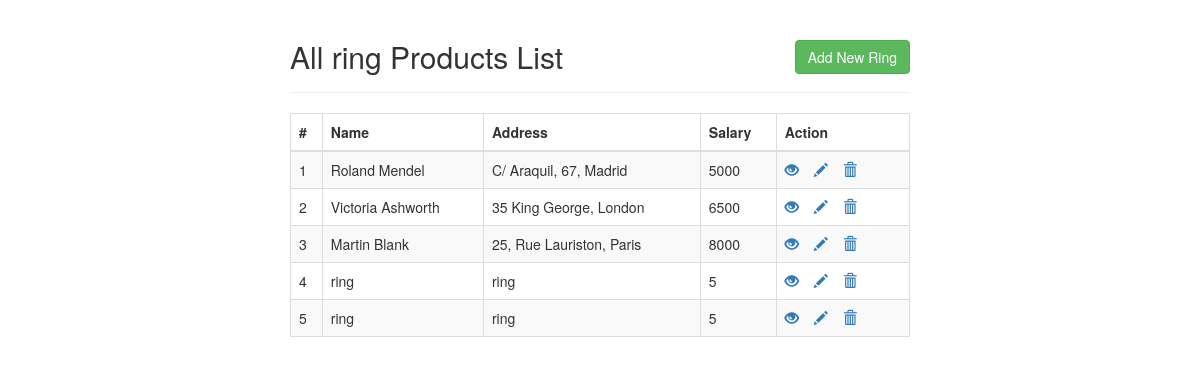
Screenshot of /products/rings/view-rings-list.php (signed in) with the database file from the repository.
### tables this page shows
CREATE TABLE `rings` (
  `id` int(11) NOT NULL,
  `name` varchar(100) NOT NULL,
  `address` varchar(255) NOT NULL,
  `salary` int(10) NOT NULL
);

### products/rings/view-rings-list.php (the view, shortened to what this page needs)
<!DOCTYPE html>
<html lang="en">
<head>
    <link rel="stylesheet" href="https://maxcdn.bootstrapcdn.com/bootstrap/3.3.7/css/bootstrap.css">
</head>
<body>
    <div class="wrapper">
        <div class="container-fluid">
            <div class="row">
                <div class="col-md-12">
                    <div class="page-header clearfix">
                        <h2 class="pull-left">All ring Products List</h2>
                        <a href="create.php" class="btn btn-success pull-right">Add New Ring</a>
                    </div>
                    <?php
                    require_once "../../config.php";
                    $sql = "SELECT * FROM rings";
                    if($result = mysqli_query($link, $sql)){
                        if(mysqli_num_rows($result) > 0){
                            echo "<table class='table table-bordered table-striped'>";
                                echo "<thead>";
                                    echo "<tr>";
                                        echo "<th>#</th>";
                                        echo "<th>Name</th>";
                                        echo "<th>Address</th>";
                                        echo "<th>Salary</th>";
                                        echo "<th>Action</th>";
                                    echo "</tr>";
                                echo "</thead>";
                                echo "<tbody>";
                                while($row = mysqli_fetch_array($result)){
                                    echo "<tr>";
                                        echo "<td>" . $row['id'] . "</td>";
                                        echo "<td>" . $row['name'] . "</td>";
                                        echo "<td>" . $row['address'] . "</td>";
                                        echo "<td>" . $row['salary'] . "</td>";
                                        echo "<td>";
                                            echo "<a href='read.php?id=". $row['id'] ."' title='View Record' data-toggle='tooltip'><span class='glyphicon glyphicon-eye-open'></span></a>";
                                            echo "<a href='update.php?id=". $row['id'] ."' title='Update Record' data-toggle='tooltip'><span class='glyphicon glyphicon-pencil'></span></a>";
                                            echo "<a href='delete.php?id=". $row['id'] ."' title='Delete Record' data-toggle='tooltip'><span class='glyphicon glyphicon-trash'></span></a>";
                                        echo "</td>";
                                    echo "</tr>";
                                }
                                echo "</tbody>";
                            echo "</table>";
                        } else{
                            echo "<p class='lead'><em>No records were found.</em></p>";
                        }
                    } else{
                        echo "ERROR: Could not able to execute $sql. " . mysqli_error($link);
                    }
                    ?>
                </div>
            </div>
        </div>
    </div>
</body>
</html>

### products/rings/view-rings-list.php (style rules this page uses)
.wrapper { width: 650px; margin: 0 auto; }
.page-header h2 { margin-top: 0; }
table tr td:last-child a { margin-right: 15px; }

### rows the page displays
rings: id "1", name "Roland Mendel", address "C/ Araquil, 67, Madrid", salary "5000"
rings: id "2", name "Victoria Ashworth", address "35 King George, London", salary "6500"
rings: id "3", name "Martin Blank", address "25, Rue Lauriston, Paris", salary "8000"
rings: id "4", name "ring", address "ring", salary "5"
rings: id "5", name "ring", address "ring", salary "5"
